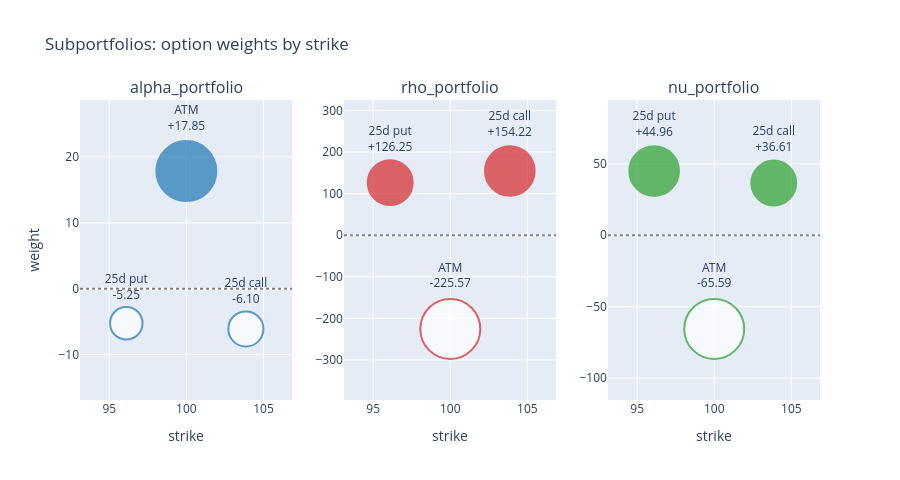

The notebook cell saved with this chart:
### Code cell
# Bubble plot: weights by strike, bubble area = |weight| (scaled within each portfolio), hollow = short
fig = make_subplots(rows=1, cols=3, subplot_titles=list(weights.columns), horizontal_spacing=0.07)
colors = ["#1f77b4", "#d62728", "#2ca02c"]
for i, (ptf, color) in enumerate(zip(weights.columns, colors)):
    w = weights[ptf]
    fig.add_trace(
        go.Scatter(
            x=legs_risks["strike"], y=w, mode="markers+text", name=ptf,
            text=[f"{name}<br>{v:+.2f}" for name, v in w.items()], textposition="top center",
            marker=dict(
                size=w.abs(), sizemode="area", sizeref=2 * w.abs().max() / 60 ** 2, sizemin=4,
                color=[color if v >= 0 else "white" for v in w], line=dict(color=color, width=2),
            ),
            hovertemplate="K=%{x:.2f}<br>weight=%{y:.4g}<extra></extra>",
        ),
        row=1, col=i + 1,
    )
    pad = 0.45 * (w.max() - w.min())
    fig.update_yaxes(range=[w.min() - pad, w.max() + pad], row=1, col=i + 1)
fig.add_hline(y=0, line_dash="dot", line_color="grey")
fig.update_xaxes(title_text="strike", range=[legs_risks["strike"].min() - 3, legs_risks["strike"].max() + 3])
fig.update_yaxes(title_text="weight", row=1, col=1)
fig.update_layout(title="Subportfolios: option weights by strike", height=480, showlegend=False)
fig.show()

### Figure 1 — Plotly figure (JSON) as saved in the notebook; plotly's stock layout.template omitted (floating-point values rounded to 4 significant figures)
{"data": [{"hovertemplate": "K=%{x:.2f}<br>weight=%{y:.4g}<extra></extra>", "marker": {"color": ["white", "#1f77b4", "white"], "line": {"color": "#1f77b4", "width": 2}, "size": [5.25, 17.85, 6.104], "sizemin": 4, "sizemode": "area", "sizeref": 0.009919}, "mode": "markers+text", "name": "alpha_portfolio", "text": ["25d put<br>-5.25", "ATM<br>+17.85", "25d call<br>-6.10"], "textposition": "top center", "type": "scatter", "x": [96.1, 100, 103.9], "xaxis": "x", "y": [-5.25, 17.85, -6.104], "yaxis": "y"}, {"hovertemplate": "K=%{x:.2f}<br>weight=%{y:.4g}<extra></extra>", "marker": {"color": ["#d62728", "white", "#d62728"], "line": {"color": "#d62728", "width": 2}, "size": [126.2, 225.6, 154.2], "sizemin": 4, "sizemode": "area", "sizeref": 0.1253}, "mode": "markers+text", "name": "rho_portfolio", "text": ["25d put<br>+126.25", "ATM<br>-225.57", "25d call<br>+154.22"], "textposition": "top center", "type": "scatter", "x": [96.1, 100, 103.9], "xaxis": "x2", "y": [126.2, -225.6, 154.2], "yaxis": "y2"}, {"hovertemplate": "K=%{x:.2f}<br>weight=%{y:.4g}<extra></extra>", "marker": {"color": ["#2ca02c", "white", "#2ca02c"], "line": {"color": "#2ca02c", "width": 2}, "size": [44.96, 65.59, 36.61], "sizemin": 4, "sizemode": "area", "sizeref": 0.03644}, "mode": "markers+text", "name": "nu_portfolio", "text": ["25d put<br>+44.96", "ATM<br>-65.59", "25d call<br>+36.61"], "textposition": "top center", "type": "scatter", "x": [96.1, 100, 103.9], "xaxis": "x3", "y": [44.96, -65.59, 36.61], "yaxis": "y3"}], "layout": {"annotations": [{"font": {"size": 16}, "showarrow": false, "text": "alpha_portfolio", "x": 0.1433, "xanchor": "center", "xref": "paper", "y": 1, "yanchor": "bottom", "yref": "paper"}, {"font": {"size": 16}, "showarrow": false, "text": "rho_portfolio", "x": 0.5, "xanchor": "center", "xref": "paper", "y": 1, "yanchor": "bottom", "yref": "paper"}, {"font": {"size": 16}, "showarrow": false, "text": "nu_portfolio", "x": 0.8567, "xanchor": "center", "xref": "paper", "y": 1, "yanchor": "bottom", "yref": "paper"}], "height": 480, "shapes": [{"line": {"color": "grey", "dash": "dot"}, "type": "line", "x0": 0, "x1": 1, "xref": "x domain", "y0": 0, "y1": 0, "yref": "y"}, {"line": {"color": "grey", "dash": "dot"}, "type": "line", "x0": 0, "x1": 1, "xref": "x2 domain", "y0": 0, "y1": 0, "yref": "y2"}, {"line": {"color": "grey", "dash": "dot"}, "type": "line", "x0": 0, "x1": 1, "xref": "x3 domain", "y0": 0, "y1": 0, "yref": "y3"}], "showlegend": false, "title": {"text": "Subportfolios: option weights by strike"}, "xaxis": {"anchor": "y", "domain": [0, 0.2867], "range": [93.1, 106.9], "title": {"text": "strike"}}, "xaxis2": {"anchor": "y2", "domain": [0.3567, 0.6433], "range": [93.1, 106.9], "title": {"text": "strike"}}, "xaxis3": {"anchor": "y3", "domain": [0.7133, 1], "range": [93.1, 106.9], "title": {"text": "strike"}}, "yaxis": {"anchor": "x", "domain": [0, 1], "range": [-16.89, 28.64], "title": {"text": "weight"}}, "yaxis2": {"anchor": "x2", "domain": [0, 1], "range": [-396.5, 325.1]}, "yaxis3": {"anchor": "x3", "domain": [0, 1], "range": [-115.3, 94.7]}}}
